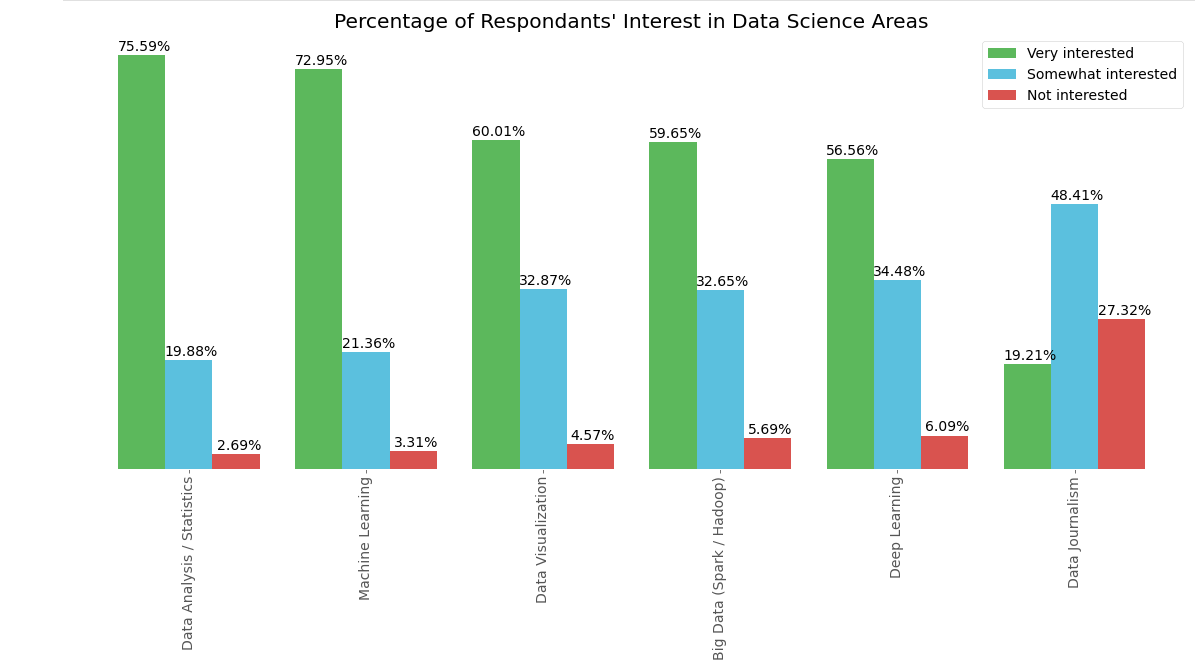

Recreate this plot in Python.
import numpy as np
import pandas as pd
from pandas import read_csv
import matplotlib as mpl
import matplotlib.pyplot as plt

mpl.style.use('ggplot')

file = "Topic_Survey_Assignment.csv"
data = pd.read_csv(file, index_col=0)

data.sort_values(by="Very interested", ascending=False, inplace=True)
totresponse = 2233
percentVI = [str(round(100 * (float(value) / totresponse), 2)) + '%' for value in data["Very interested"]]
percentSI = [str(round(100 * (float(value) / totresponse), 2)) + '%' for value in data["Somewhat interested"]]
percentNI = [str(round(100 * (float(value) / totresponse), 2)) + '%' for value in data["Not interested"]]
totpercents = percentVI + percentSI + percentNI

plt.rc('font', size=14)
plt.rc('axes', labelsize=14)
plt.rc('legend', fontsize=14)
plt.rc('xtick', labelsize=14)
plt.rc('figure', titlesize=16)

ax = data.plot(kind='bar', figsize=(20, 8), width=0.8, color=['#5cb85c', '#5bc0de', '#d9534f'])
ax.set_title("Percentage of Respondants' Interest in Data Science Areas")

ax.axes.get_yaxis().set_visible(False)
ax.set_facecolor('white')
ax.legend(facecolor='white', framealpha=1)

rects = ax.patches
labels = [totpercents[i] for i in range(len(rects))]
for rect, label in zip(rects, labels):
    height = rect.get_height()
    ax.text(rect.get_x() + rect.get_width() / 2, height + 5, label,
            ha='center', va='bottom', fontsize=14)

plt.show()
